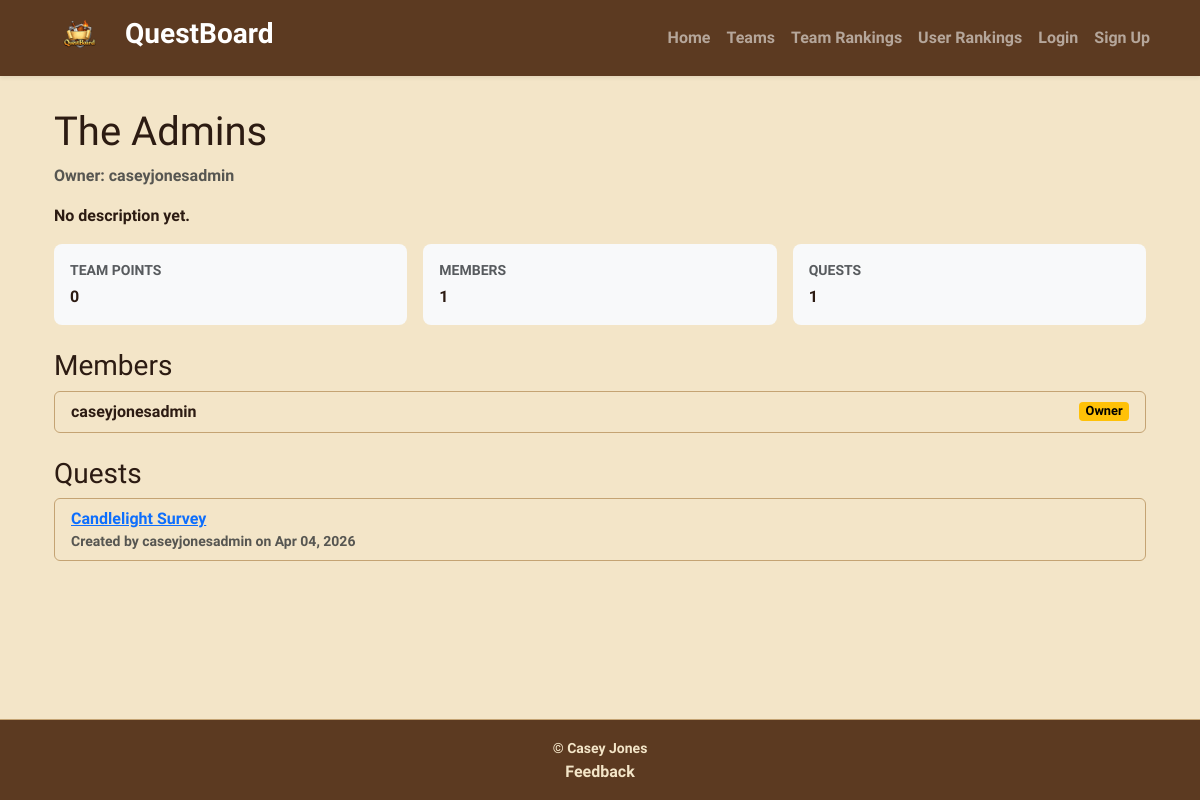
The page /teams/1/ on the database as committed earlier.
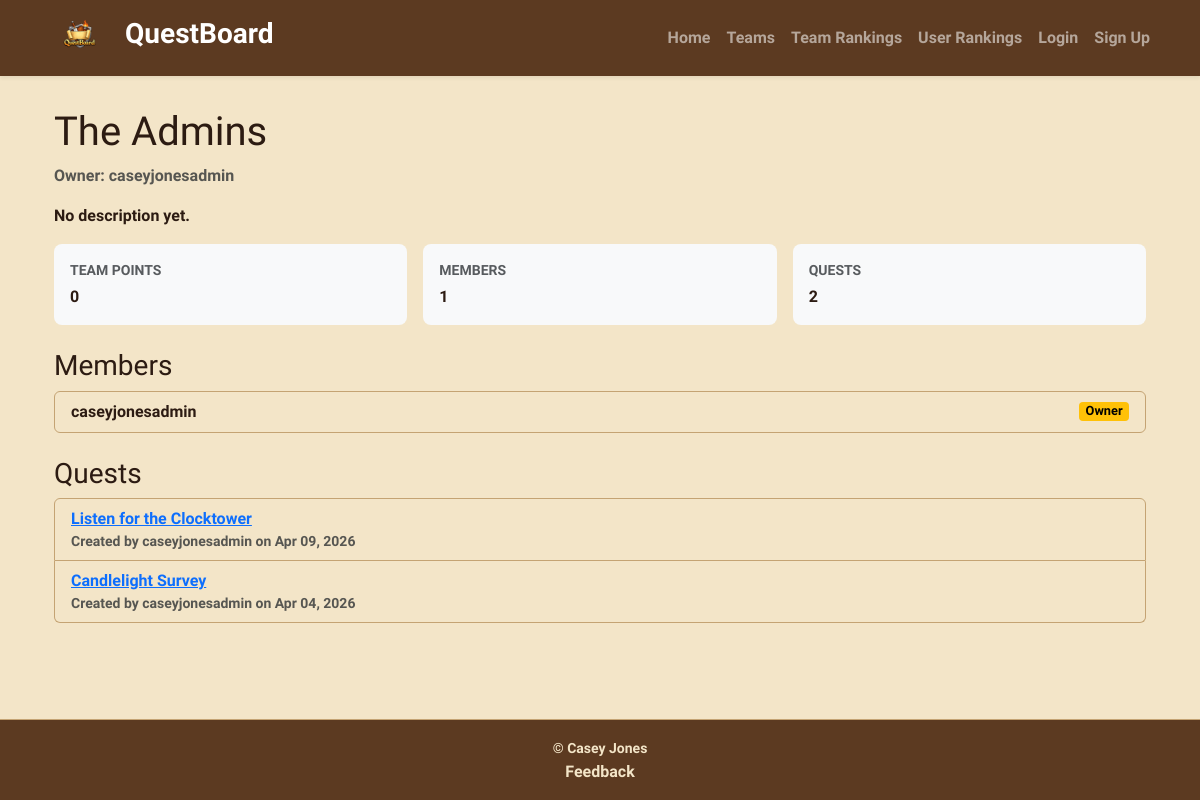
The same page on the database as committed later.
### QuestBoardApp/models.py (models this page shows, shortened)
class TeamMembership(models.Model):
    team = models.ForeignKey(Team, on_delete=models.CASCADE)
    user = models.OneToOneField(User, on_delete=models.CASCADE)
    joined_at = models.DateTimeField(auto_now_add=True)
    class Meta:
        constraints = [
            models.UniqueConstraint(fields=["team", "user"], name="unique_team_membership")
        ]

class Quest(models.Model):
    creator = models.ForeignKey(
        User, on_delete=models.CASCADE, related_name="quests_created")
    parent = models.ForeignKey(
        "self",
        on_delete=models.SET_NULL,
        null=True,
        blank=True,
        related_name="remixes"
    )
    title = models.CharField(max_length=120)
    description = models.TextField()
    image = models.ImageField(
        upload_to="quest_images/", blank=True, null=False)
    created_at = models.DateTimeField(auto_now_add=True)
    tags = models.ManyToManyField(Tag, blank=True, related_name="quests")

### QuestBoardApp/views.py (the view)
# urls.py: path("teams/<int:pk>/", views.TeamDetailView.as_view(), name="team_detail"),
class TeamDetailView(DetailView):
    model = Team
    template_name = "QuestBoardApp/team_detail.html"
    context_object_name = "team"
    def get_context_data(self, **kwargs):
        context = super().get_context_data(**kwargs)
        user = self.request.user
        team = self.object
        quests = Quest.objects.filter(creator=team.owner).order_by("-created_at")
        context["quests"] = quests.select_related(
            "creator").order_by("-created_at")
        context["memberships"] = team.teammembership_set.select_related(
            "user").order_by("joined_at")
        context["is_member"] = user.is_authenticated and team.members.filter(
            pk=user.pk).exists()
        context["is_owner"] = user.is_authenticated and team.owner_id == user.id
        current_membership = None
        if user.is_authenticated:
            current_membership = TeamMembership.objects.filter(
                user=user).select_related("team").first()
        context["current_membership"] = current_membership
        return context

### QuestBoardApp/templates/QuestBoardApp/team_detail.html (shortened to what this page needs)
{% extends 'base.html' %}
{% block content %}
  <div class="container py-4">
    <h1>{{ team.name }}</h1>
    <p class="text-muted">Owner: {{ team.owner.username }}</p>
    <p>{{ team.description|default:'No description yet.' }}</p>
    <div class="row row-cols-1 row-cols-md-3 g-3 mb-4">
      <div class="col">
        <div class="bg-light rounded-3 p-3 h-100">
          <p class="mb-1 text-uppercase text-muted small">Team Points</p>
          <p class="mb-0 fw-semibold">{{ team.points }}</p>
        </div>
      </div>
      <div class="col">
        <div class="bg-light rounded-3 p-3 h-100">
          <p class="mb-1 text-uppercase text-muted small">Members</p>
          <p class="mb-0 fw-semibold">{{ memberships|length }}</p>
        </div>
      </div>
      <div class="col">
        <div class="bg-light rounded-3 p-3 h-100">
          <p class="mb-1 text-uppercase text-muted small">Quests</p>
          <p class="mb-0 fw-semibold">{{ quests|length }}</p>
        </div>
      </div>
    </div>
    <h3 class="mt-4">Members</h3>
    {% if memberships %}
      <ul class="list-group">
        {% for membership in memberships %}
          <li class="list-group-item d-flex justify-content-between align-items-center">
            <span>{{ membership.user.username }}</span>
            {% if membership.user_id == team.owner_id %}
              <span class="badge text-bg-warning">Owner</span>
            {% endif %}
          </li>
        {% endfor %}
      </ul>
    {% else %}
      <p>No members yet.</p>
    {% endif %}
    <h3 class="mt-4">Quests</h3>
    {% if quests %}
      <ul class="list-group">
        {% for quest in quests %}
          <li class="list-group-item">
            <a href="{% url 'quest_detail' quest.pk %}">{{ quest.title }}</a>
            <div class="small text-muted">Created by {{ quest.creator.username }} on {{ quest.created_at|date:'M d, Y' }}</div>
          </li>
        {% endfor %}
      </ul>
    {% else %}
      <p>No quests yet.</p>
    {% endif %}
  </div>
{% endblock %}

Rows that differ between the two databases and show on the page:
added Quest: title "Listen for the Clocktower", creator.username "caseyjonesadmin", created_at "Apr 09, 2026"
Other text that changed with them:
{{ quests|length }}: "1" → "2"
